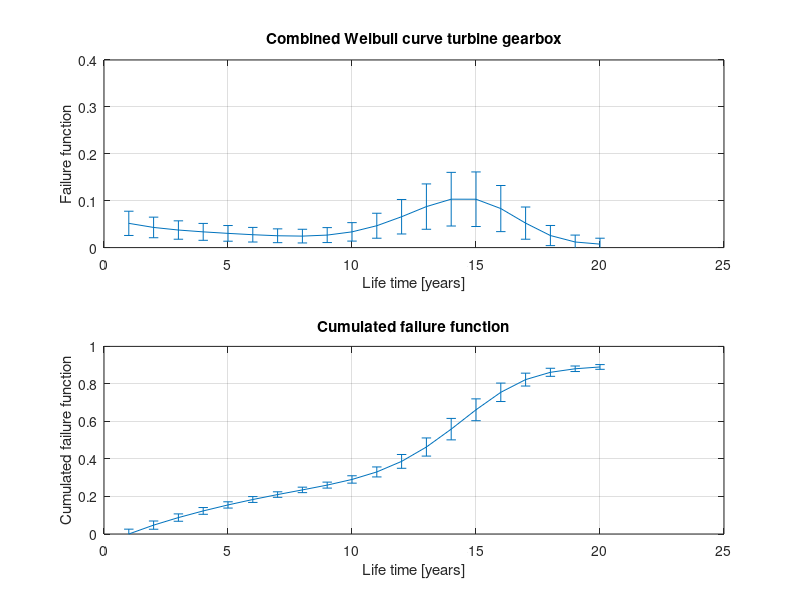

This chart was generated by the following MATLAB code:
function F_gearbox = Failure_function_gearbox()
%% Gearbox failure functions
t_lifespan = 20;
t = linspace(1,t_lifespan,t_lifespan);
% Early failures
beta = 1; % Shape parameter
eta = 10; % Characteristic life
gamma = 0; % Failure free life
f_early = beta/eta*((t-gamma)./eta).^(beta-1).*exp(-((t-gamma)./eta).^beta);
% Aging failures
beta = 5; % Shape parameter
eta = 10; % Characteristic life
gamma = 5; % Failure free life
f_aging = beta/eta*((t-gamma)./eta).^(beta-1).*exp(-((t-gamma)./eta).^beta);

% Failure curve
ft_gearbox = 0.5.*f_early + 0.5.*f_aging;
% Cumulated curve
ft_gearbox_cum = cumtrapz(ft_gearbox);
% Error over time
err = 0.5.*(ft_gearbox)+0.01.*(ft_gearbox_cum);

% Plots
figure(2);
p1 = subplot(2,1,1);
%plot(p1,t,ft_gearbox)
errorbar(t,ft_gearbox,err);
title(p1,'Combined Weibull curve turbine gearbox')
xlabel('Life time [years]')
ylabel('Failure function')
ylim([0,0.4])
grid on

p2 = subplot(2,1,2);
%plot(p2,t,ft_gearbox_cum)
errorbar(t,ft_gearbox_cum,err);
title(p2,'Cumulated failure function')
xlabel('Life time [years]')
ylabel('Cumulated failure function')
ylim([0,1])
grid on

% Yearly failure rate and error
F_gearbox = [ft_gearbox ; err];
end